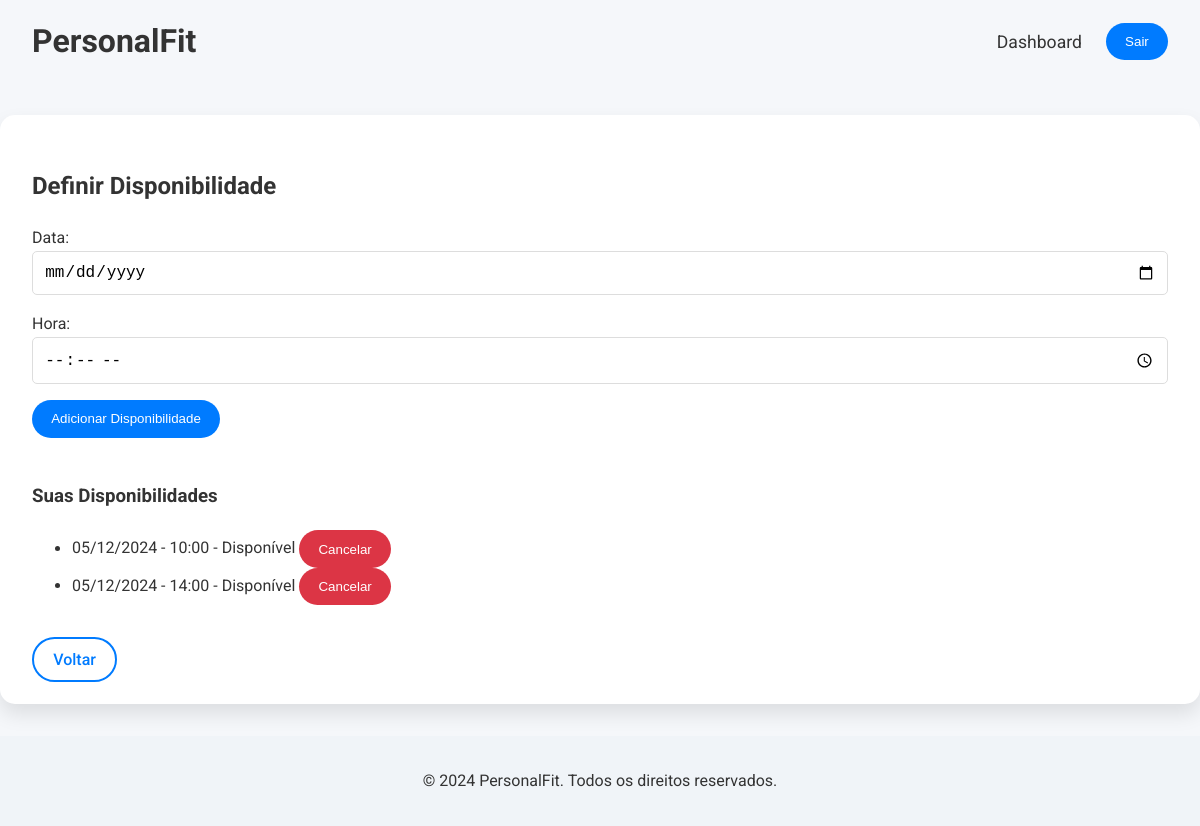
The page /teacher-dashboard/define-availability/ (signed in) on the database as committed earlier.
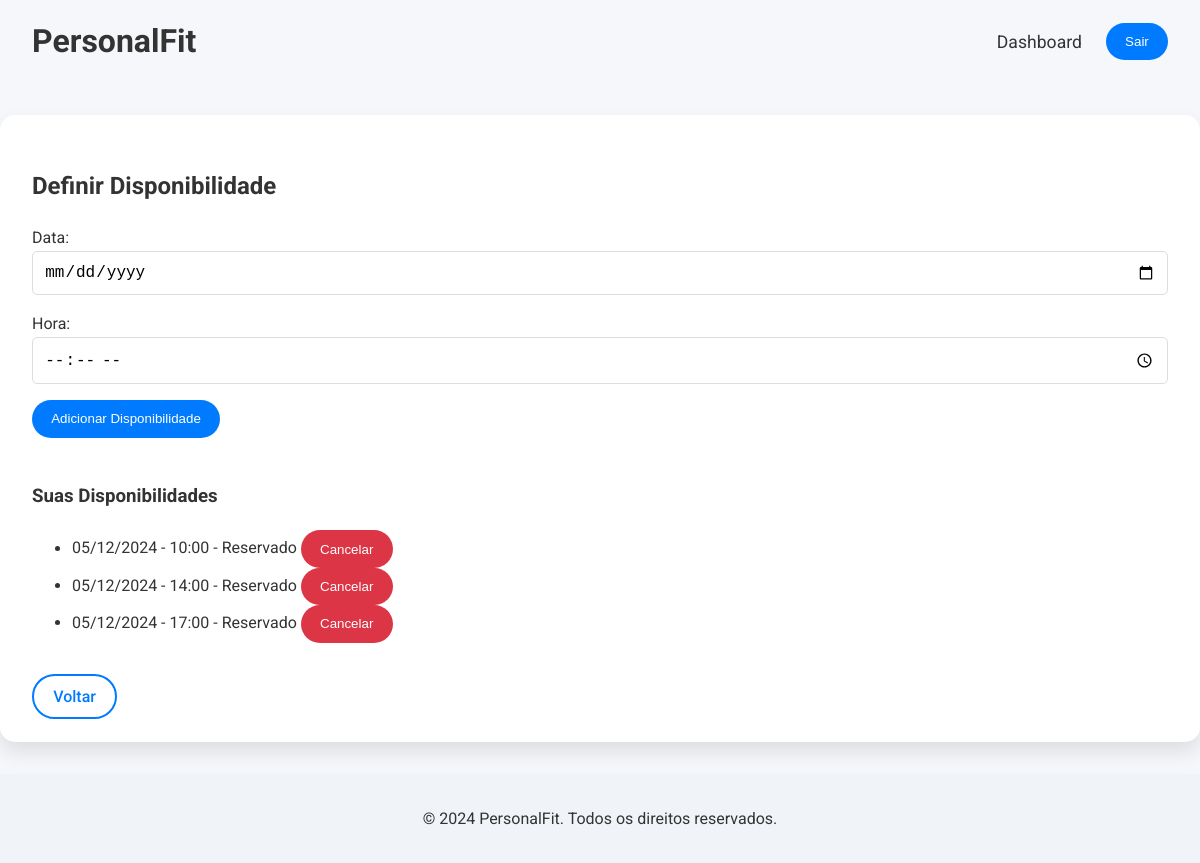
The same page on the database as committed later.
### pe_evaluation/models.py (models this page shows, shortened)
class Availability(models.Model):
    teacher = models.ForeignKey(User, on_delete=models.CASCADE, related_name='availabilities')
    date = models.DateField()
    time = models.TimeField()
    is_booked = models.BooleanField(default=False)

### pe_evaluation/views.py (the view, shortened to what this page needs)
# urls.py: path('teacher-dashboard/define-availability/', views.define_availability, name='define_availability'),
@login_required
@user_passes_test(is_teacher)
def define_availability(request):
    current_datetime = timezone.now()
    availabilities = Availability.objects.filter(
        teacher=request.user,
        date__gte=current_datetime.date()
    ).order_by('date', 'time')
    if availabilities.filter(date=current_datetime.date()).exists():
        availabilities = availabilities.exclude(
            date=current_datetime.date(),
            time__lte=current_datetime.time()
        )
    return render(request, 'define_availability.html', {
        'availabilities': availabilities,
        'now': timezone.now()
    })

### pe_evaluation/views.py (called while the page is built)
def is_teacher(user):
    return user.is_authenticated and (user.is_staff or user.is_superuser)

### pe_evaluation/templates/define_availability.html (shortened to what this page needs)
{% extends 'base.html' %}
{% block content %}
<div class="container">
    <h2>Definir Disponibilidade</h2>
    <form id="availability-form" method="post">
        <div class="form-group">
            <label for="id_date">Data:</label>
            <input type="date"
                   name="date"
                   id="id_date"
                   class="form-control"
                   required
                   min="{{ now|date:'Y-m-d' }}">
        </div>
        <div class="form-group">
            <label for="id_time">Hora:</label>
            <input type="time"
                   name="time"
                   id="id_time"
                   class="form-control"
                   required>
        </div>
        <button type="submit" id="availability-submit" class="btn">Adicionar Disponibilidade</button>
    </form>
    <br>
    <h3>Suas Disponibilidades</h3>
    <div class="availability-list">
        {% if availabilities %}
            <ul>
                {% for availability in availabilities %}
                    <li>
                        {{ availability.date|date:"d/m/Y" }} - {{ availability.time|time:"H:i" }} -
                        {% if availability.is_booked %}
                            Reservado
                        {% else %}
                            Disponível
                        {% endif %}
                        <form id="delete-availability-{{ availability.id }}"
                              method="post"
                              action="{% url 'delete_availability' availability.id %}"
                              style="display:inline;">
                            <button type="submit" class="btn btn-small btn-danger">Cancelar</button>
                        </form>
                    </li>
                {% endfor %}
            </ul>
        {% else %}
            <p>Você ainda não definiu nenhuma disponibilidade.</p>
        {% endif %}
    </div>
    <br>
    <a href="{% url 'teacher_dashboard' %}" class="btn-outline">Voltar</a>
</div>
{% endblock %}

Rows that differ between the two databases and show on the page:
changed Availability (number 1 of 3 on the later page): is_booked "Disponível" → "Reservado"
changed Availability (number 2 of 3 on the later page): is_booked "Disponível" → "Reservado"
added Availability: date "05/12/2024", time "17:00", is_booked "Reservado"
